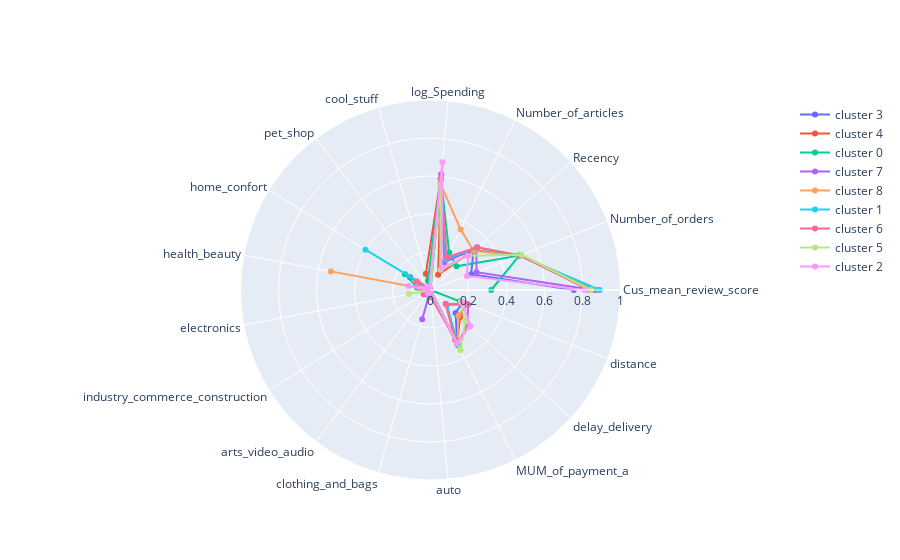

Notebook source saved alongside this figure:
### Code cell
polarplt(df1, 'cluster_t1', selection)

### Figure 1 — Plotly figure (JSON) as saved in the notebook; plotly's stock layout.template omitted (floating-point values rounded to 4 significant figures)
{"data": [{"name": "cluster 3", "r": [0.7541, 0.2292, 0.3061, 0.18, 0.5862, 0.008883, 0.004472, 0.1267, 0.00423, 0.004794, 0.007153, 0.004019, 0.01354, 0.005499, 0.3143, 0.1787, 0.1811], "theta": ["Cus_mean_review_score", "Number_of_orders", "Recency", "Number_of_articles", "log_Spending", "cool_stuff", "pet_shop", "home_confort", "health_beauty", "electronics", "industry_commerce_construction", "arts_video_audio", "clothing_and_bags", "auto", "MUM_of_payment_a", "delay_delivery", "distance", "cluster_t1", "cluster_M0", "cluster"], "type": "scatterpolar"}, {"name": "cluster 4", "r": [0.8748, 0.5049, 0.3107, 0.09, 0.5908, 0.08954, 0.0001307, 0.001242, 0.0003922, null, 0.001438, 0.0003922, 0.0007843, 0.0006536, 0.3105, 0.2118, 0.2034], "theta": ["Cus_mean_review_score", "Number_of_orders", "Recency", "Number_of_articles", "log_Spending", "cool_stuff", "pet_shop", "home_confort", "health_beauty", "electronics", "industry_commerce_construction", "arts_video_audio", "clothing_and_bags", "auto", "MUM_of_payment_a", "delay_delivery", "distance", "cluster_t1", "cluster_M0", "cluster"], "type": "scatterpolar"}, {"name": "cluster 0", "r": [0.3195, 0.5007, 0.1853, 0.2205, 0.5884, 0.04985, 0.004695, 0.158, 0.07249, 0.01906, 0.03213, 0.02893, 0.02762, 0.01333, 0.3191, -0.247, 0.1656], "theta": ["Cus_mean_review_score", "Number_of_orders", "Recency", "Number_of_articles", "log_Spending", "cool_stuff", "pet_shop", "home_confort", "health_beauty", "electronics", "industry_commerce_construction", "arts_video_audio", "clothing_and_bags", "auto", "MUM_of_payment_a", "delay_delivery", "distance", "cluster_t1", "cluster_M0", "cluster"], "type": "scatterpolar"}, {"name": "cluster 7", "r": [0.8583, 0.2601, 0.3263, 0.1635, 0.6114, 0.007331, 0.0008798, 0.007038, 0.001466, 0.001466, 0.002053, 0.001613, 0.1595, 0.0008798, 0.3198, 0.2643, 0.2116], "theta": ["Cus_mean_review_score", "Number_of_orders", "Recency", "Number_of_articles", "log_Spending", "cool_stuff", "pet_shop", "home_confort", "health_beauty", "electronics", "industry_commerce_construction", "arts_video_audio", "clothing_and_bags", "auto", "MUM_of_payment_a", "delay_delivery", "distance", "cluster_t1", "cluster_M0", "cluster"], "type": "scatterpolar"}, {"name": "cluster 8", "r": [0.8854, 0.5001, 0.3069, 0.3558, 0.5628, 0.0001101, 0.0001101, 0.0007705, 0.5334, null, null, 0.0004403, null, null, 0.3184, 0.1997, 0.2009], "theta": ["Cus_mean_review_score", "Number_of_orders", "Recency", "Number_of_articles", "log_Spending", "cool_stuff", "pet_shop", "home_confort", "health_beauty", "electronics", "industry_commerce_construction", "arts_video_audio", "clothing_and_bags", "auto", "MUM_of_payment_a", "delay_delivery", "distance", "cluster_t1", "cluster_M0", "cluster"], "type": "scatterpolar"}, {"name": "cluster 1", "r": [0.8903, 0.5008, 0.3319, 0.1827, 0.5883, 0.0007701, 0.01271, 0.4027, null, null, 0.008214, 0.03211, null, 0.01977, 0.3264, 0.1169, 0.2041], "theta": ["Cus_mean_review_score", "Number_of_orders", "Recency", "Number_of_articles", "log_Spending", "cool_stuff", "pet_shop", "home_confort", "health_beauty", "electronics", "industry_commerce_construction", "arts_video_audio", "clothing_and_bags", "auto", "MUM_of_payment_a", "delay_delivery", "distance", "cluster_t1", "cluster_M0", "cluster"], "type": "scatterpolar"}, {"name": "cluster 6", "r": [0.8362, 0.5043, 0.3336, 0.1931, 0.5865, 0.01056, 0.01757, 0.08553, 0.04778, 0.0116, 0.04249, 0.01675, 0.008483, 0.03944, 0.2919, 0.1071, 0.2102], "theta": ["Cus_mean_review_score", "Number_of_orders", "Recency", "Number_of_articles", "log_Spending", "cool_stuff", "pet_shop", "home_confort", "health_beauty", "electronics", "industry_commerce_construction", "arts_video_audio", "clothing_and_bags", "auto", "MUM_of_payment_a", "delay_delivery", "distance", "cluster_t1", "cluster_M0", "cluster"], "type": "scatterpolar"}, {"name": "cluster 5", "r": [0.8451, 0.513, 0.2671, 0.119, 0.5543, 0.00369, 0.001736, 0.00369, 0.001519, 0.116, 0.003473, 0.004631, 0.0002171, 0.002388, 0.3546, 0.248, 0.171], "theta": ["Cus_mean_review_score", "Number_of_orders", "Recency", "Number_of_articles", "log_Spending", "cool_stuff", "pet_shop", "home_confort", "health_beauty", "electronics", "industry_commerce_construction", "arts_video_audio", "clothing_and_bags", "auto", "MUM_of_payment_a", "delay_delivery", "distance", "cluster_t1", "cluster_M0", "cluster"], "type": "scatterpolar"}, {"name": "cluster 2", "r": [0.8097, 0.2052, 0.2682, 0.1298, 0.6758, 0.02042, 0.006667, 0.026, 0.1173, 0.01333, 0.01583, 0.025, 0.01333, 0.007083, 0.3133, 0.2826, 0.1792], "theta": ["Cus_mean_review_score", "Number_of_orders", "Recency", "Number_of_articles", "log_Spending", "cool_stuff", "pet_shop", "home_confort", "health_beauty", "electronics", "industry_commerce_construction", "arts_video_audio", "clothing_and_bags", "auto", "MUM_of_payment_a", "delay_delivery", "distance", "cluster_t1", "cluster_M0", "cluster"], "type": "scatterpolar"}], "layout": {"polar": {"radialaxis": {"range": [0, 1], "visible": true}}, "showlegend": true}}
